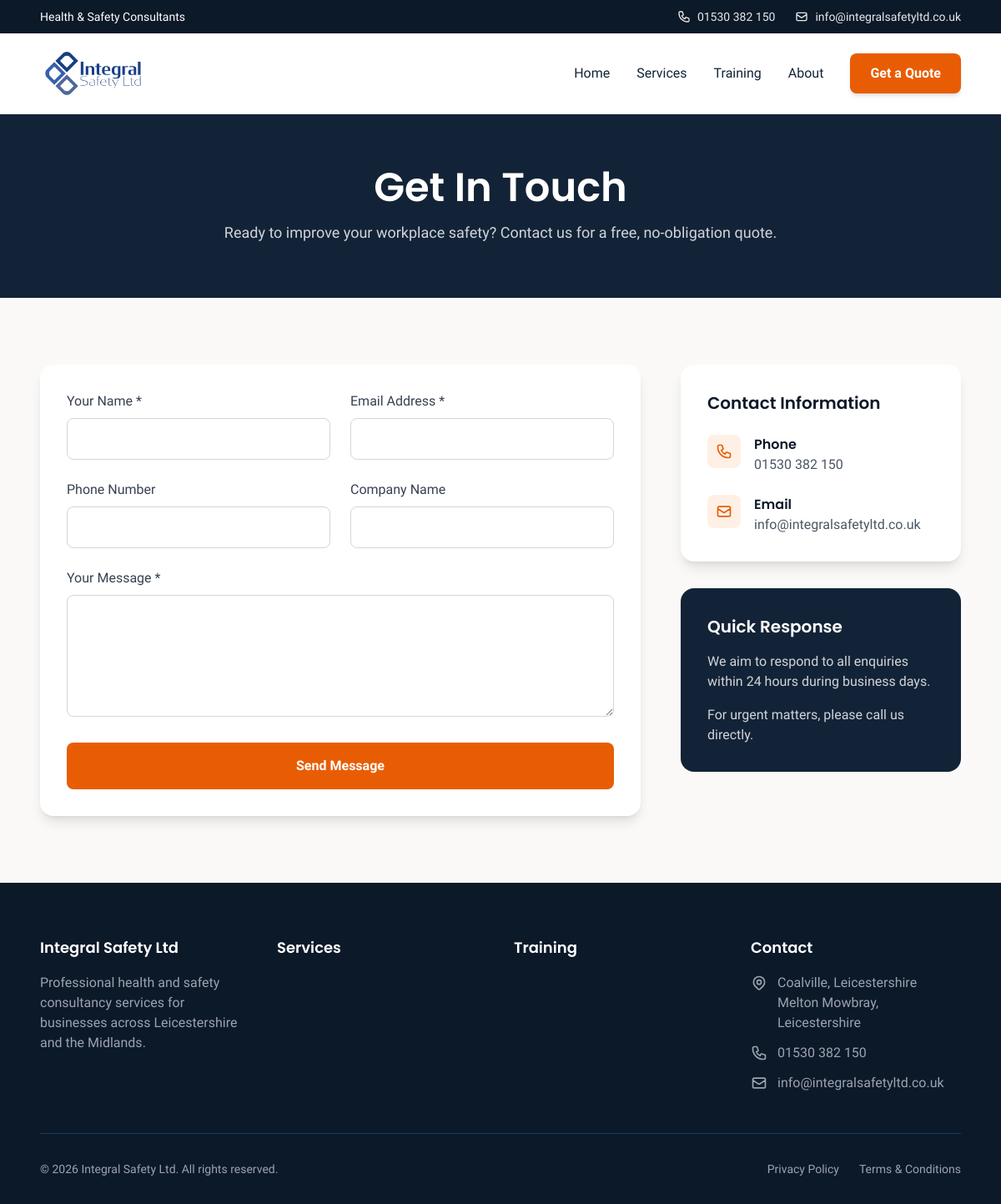
The page /contact.php on the database its author committed.
### tables this page shows
CREATE TABLE `settings` (
  `id` int(11) NOT NULL AUTO_INCREMENT,
  `setting_key` varchar(50) NOT NULL,
  `setting_value` text,
  `setting_type` enum('text','textarea','image','boolean') DEFAULT 'text',
  PRIMARY KEY (`id`),
  UNIQUE KEY `setting_key` (`setting_key`)
);

CREATE TABLE `pages` (
  `id` int(11) NOT NULL AUTO_INCREMENT,
  `slug` varchar(100) NOT NULL,
  `title` varchar(200) NOT NULL,
  `meta_description` text,
  `meta_keywords` varchar(255),
  `content` longtext,
  `hero_title` varchar(200),
  `hero_subtitle` text,
  `hero_image` varchar(255),
  `is_active` tinyint(1) DEFAULT 1,
  `updated_at` timestamp DEFAULT CURRENT_TIMESTAMP ON UPDATE CURRENT_TIMESTAMP,
  PRIMARY KEY (`id`),
  UNIQUE KEY `slug` (`slug`)
);

### includes/database.php (called while the page is built, shortened)
<?php
class Database {
    private static $instance = null;
    private $pdo;
    private function __construct() {
        try {
            $dsn = "mysql:host=" . DB_HOST . ";dbname=" . DB_NAME . ";charset=utf8mb4";
            $options = [
                PDO::ATTR_ERRMODE => PDO::ERRMODE_EXCEPTION,
                PDO::ATTR_DEFAULT_FETCH_MODE => PDO::FETCH_ASSOC,
                PDO::ATTR_EMULATE_PREPARES => false,
            ];
            $this->pdo = new PDO($dsn, DB_USER, DB_PASS, $options);
        } catch (PDOException $e) {
            error_log("Database connection failed: " . $e->getMessage());
            die("Database connection failed. Please try again later.");
        }
    }
    public static function getInstance() {
        if (self::$instance === null) {
            self::$instance = new self();
        }
        return self::$instance;
    }
    public function getConnection() {
        return $this->pdo;
    }
}
function db() {
    return Database::getInstance()->getConnection();
}
function dbFetchOne($sql, $params = []) {
    $stmt = db()->prepare($sql);
    $stmt->execute($params);
    return $stmt->fetch();
}

### includes/functions.php (called while the page is built, shortened)
<?php
function e($string) {
    return htmlspecialchars($string ?? '', ENT_QUOTES, 'UTF-8');
}
function getPage($slug) {
    return dbFetchOne("SELECT * FROM pages WHERE slug = ? AND is_active = 1", [$slug]);
}
function getSetting($key, $default = '') {
    $setting = dbFetchOne("SELECT setting_value FROM settings WHERE setting_key = ?", [$key]);
    return $setting ? $setting['setting_value'] : $default;
}

### contact.php (the view, shortened to what this page needs)
<?php
require_once INCLUDES_PATH . '/database.php';
require_once INCLUDES_PATH . '/functions.php';
$page = getPage('contact');
$success = false;
$headerSections = [];
require_once INCLUDES_PATH . '/header.php';
if (!empty($headerSections)):
    foreach ($headerSections as $section):
        renderSection($section);
    endforeach;
else:
?>
<section class="py-16 bg-navy-800 text-white">
    <div class="max-w-6xl mx-auto px-6 text-center">
        <h1 class="font-heading text-4xl md:text-5xl font-semibold mb-4"><?= e($page['hero_title'] ?: 'Contact Us') ?></h1>
        <p class="text-gray-300 text-lg max-w-2xl mx-auto">
            <?= e($page['hero_subtitle'] ?: 'Ready to improve your workplace safety? Get in touch for a free, no-obligation quote.') ?>
        </p>
    </div>
</section>
<?php endif; ?>
<section class="py-20 bg-cream">
    <div class="max-w-6xl mx-auto px-6">
        <div class="grid lg:grid-cols-3 gap-12">
            <div class="lg:col-span-2">
                <div class="bg-white rounded-2xl shadow-lg p-8">
                    <?php if ($success): ?>
                    <div class="bg-green-100 text-green-700 px-6 py-4 rounded-lg mb-6">
                        <h3 class="font-semibold">Thank you for your message!</h3>
                        <p>We'll get back to you within 24 hours.</p>
                    </div>
                    <?php else: ?>
                    <form method="POST" action="">
                        <div class="grid md:grid-cols-2 gap-6 mb-6">
                            <div>
                                <label class="block text-gray-700 font-medium mb-2">Your Name *</label>
                                <input type="text" name="name" required
                                       value="<?= e($_POST['name'] ?? '') ?>"
                                       class="w-full px-4 py-3 border border-gray-300 rounded-lg focus:ring-2 focus:ring-orange-500 focus:border-orange-500">
                            </div>
                            <div>
                                <label class="block text-gray-700 font-medium mb-2">Email Address *</label>
                                <input type="email" name="email" required
                                       value="<?= e($_POST['email'] ?? '') ?>"
                                       class="w-full px-4 py-3 border border-gray-300 rounded-lg focus:ring-2 focus:ring-orange-500 focus:border-orange-500">
                            </div>
                        </div>
                        <div class="grid md:grid-cols-2 gap-6 mb-6">
                            <div>
                                <label class="block text-gray-700 font-medium mb-2">Phone Number</label>
                                <input type="tel" name="phone"
                                       value="<?= e($_POST['phone'] ?? '') ?>"
                                       class="w-full px-4 py-3 border border-gray-300 rounded-lg focus:ring-2 focus:ring-orange-500 focus:border-orange-500">
                            </div>
                            <div>
                                <label class="block text-gray-700 font-medium mb-2">Company Name</label>
                                <input type="text" name="company"
                                       value="<?= e($_POST['company'] ?? '') ?>"
                                       class="w-full px-4 py-3 border border-gray-300 rounded-lg focus:ring-2 focus:ring-orange-500 focus:border-orange-500">
                            </div>
                        </div>
                        <div class="mb-6">
                            <label class="block text-gray-700 font-medium mb-2">Your Message *</label>
                            <textarea name="message" rows="5" required
                                      class="w-full px-4 py-3 border border-gray-300 rounded-lg focus:ring-2 focus:ring-orange-500 focus:border-orange-500"><?= e($_POST['message'] ?? '') ?></textarea>
                        </div>
                        <button type="submit"
                                class="w-full bg-orange-500 text-white py-4 rounded-lg font-semibold hover:bg-orange-600 transition-colors">
                            Send Message
                        </button>
                    </form>
                    <?php endif; ?>
                </div>
            </div>
            <div>
                <div class="bg-white rounded-2xl shadow-lg p-8 mb-8">
                    <h3 class="font-heading text-xl font-semibold text-navy-900 mb-6">Contact Information</h3>
                    <div class="space-y-6">
                        <div class="flex items-start gap-4">
                            <div class="w-10 h-10 bg-orange-100 rounded-lg flex items-center justify-center flex-shrink-0">
                            </div>
                            <div>
                                <h4 class="font-semibold text-navy-900">Phone</h4>
                                <a href="tel:<?= preg_replace('/\s+/', '', getSetting('contact_phone')) ?>" class="text-gray-600 hover:text-orange-500">
                                    <?= e(getSetting('contact_phone')) ?>
                                </a>
                            </div>
                        </div>
                        <div class="flex items-start gap-4">
                            <div class="w-10 h-10 bg-orange-100 rounded-lg flex items-center justify-center flex-shrink-0">
                                <svg class="w-5 h-5 text-orange-500" fill="none" stroke="currentColor" viewBox="0 0 24 24"><path stroke-linecap="round" stroke-linejoin="round" stroke-width="2" d="M3 8l7.89 5.26a2 2 0 002.22 0L21 8M5 19h14a2 2 0 002-2V7a2 2 0 00-2-2H5a2 2 0 00-2 2v10a2 2 0 002 2z"></path></svg>
                            </div>
                            <div>
                                <h4 class="font-semibold text-navy-900">Email</h4>
                                <a href="mailto:<?= e(getSetting('contact_email')) ?>" class="text-gray-600 hover:text-orange-500">
                                    <?= e(getSetting('contact_email')) ?>
                                </a>
                            </div>
                        </div>
                    </div>
                </div>
                <div class="bg-navy-800 rounded-2xl p-8 text-white">
                    <h3 class="font-heading text-xl font-semibold mb-4">Quick Response</h3>
                    <p class="text-gray-300 mb-4">We aim to respond to all enquiries within 24 hours during business days.</p>
                    <p class="text-gray-300">For urgent matters, please call us directly.</p>
                </div>
            </div>
        </div>
    </div>
</section>
<?php require_once INCLUDES_PATH . '/footer.php'; ?>

### includes/header.php (shortened to what this page needs)
<?php
$siteName = getSetting('site_name', SITE_NAME);
$siteTagline = getSetting('site_tagline', 'Health & Safety Consultants');
$contactPhone = getSetting('contact_phone', '01530 382 150');
$contactEmail = getSetting('contact_email', SITE_EMAIL);
$siteLogo = getSetting('site_logo', '/assets/images/logo.png');
?>
<!DOCTYPE html>
<html lang="en">
<head>
    <script src="https://cdn.tailwindcss.com"></script>
</head>
<body class="bg-cream text-navy-900 antialiased">
    <div class="bg-navy-900 text-white py-2.5 text-sm">
        <div class="max-w-6xl mx-auto px-6 flex justify-between items-center">
            <span class="hidden sm:block"><?= e($siteTagline) ?></span>
            <div class="flex gap-6">
                <a href="tel:<?= preg_replace('/\s+/', '', $contactPhone) ?>" class="flex items-center gap-2 opacity-90 hover:opacity-100 transition-opacity">
                    <span><?= e($contactPhone) ?></span>
                </a>
                <a href="mailto:<?= e($contactEmail) ?>" class="hidden md:flex items-center gap-2 opacity-90 hover:opacity-100 transition-opacity">
                    <svg class="w-4 h-4" fill="none" stroke="currentColor" viewBox="0 0 24 24"><path stroke-linecap="round" stroke-linejoin="round" stroke-width="2" d="M3 8l7.89 5.26a2 2 0 002.22 0L21 8M5 19h14a2 2 0 002-2V7a2 2 0 00-2-2H5a2 2 0 00-2 2v10a2 2 0 002 2z"></path></svg>
                    <span><?= e($contactEmail) ?></span>
                </a>
            </div>
        </div>
    </div>
    <header class="bg-white py-4 border-b border-navy-100 lg:sticky lg:top-0 z-50 shadow-sm">
        <div class="max-w-6xl mx-auto px-6 flex justify-between items-center">
            <a href="/" class="flex items-center">
                <img src="<?= e($siteLogo) ?>" alt="<?= e($siteName) ?>" class="h-16 w-auto">
            </a>
            <nav class="hidden lg:flex items-center gap-8">
                <a href="/" class="text-navy-800 font-medium hover:text-orange-500 transition-colors">Home</a>
                <a href="/services" class="text-navy-800 font-medium hover:text-orange-500 transition-colors">Services</a>
                <a href="/training" class="text-navy-800 font-medium hover:text-orange-500 transition-colors">Training</a>
                <a href="/about" class="text-navy-800 font-medium hover:text-orange-500 transition-colors">About</a>
                <a href="/contact" class="bg-orange-500 text-white px-6 py-3 rounded-lg font-semibold hover:bg-orange-600 transition-colors shadow-md hover:shadow-lg">
                    Get a Quote
                </a>
            </nav>
        </div>
    </header>
    <main>

### includes/footer.php (shortened to what this page needs)
    </main>
    <footer class="bg-navy-900 text-white pt-16 pb-8">
        <div class="max-w-6xl mx-auto px-6">
            <div class="grid grid-cols-1 md:grid-cols-2 lg:grid-cols-4 gap-8 mb-12">
                <div>
                    <h3 class="font-heading font-semibold text-lg mb-4"><?= e(getSetting('site_name', SITE_NAME)) ?></h3>
                    <p class="text-gray-400 mb-4">Professional health and safety consultancy services for businesses across Leicestershire and the Midlands.</p>
                </div>
                <div>
                    <h3 class="font-heading font-semibold text-lg mb-4">Services</h3>
                </div>
                <div>
                    <h3 class="font-heading font-semibold text-lg mb-4">Training</h3>
                </div>
                <div>
                    <h3 class="font-heading font-semibold text-lg mb-4">Contact</h3>
                    <ul class="space-y-3 text-gray-400">
                        <li class="flex items-start gap-3">
                            <span><?= e(getSetting('address_line1')) ?><br><?= e(getSetting('address_line2')) ?></span>
                        </li>
                        <li>
                            <a href="tel:<?= preg_replace('/\s+/', '', getSetting('contact_phone')) ?>" class="flex items-center gap-3 hover:text-white transition-colors">
                                <?= e(getSetting('contact_phone')) ?>
                            </a>
                        </li>
                        <li>
                            <a href="mailto:<?= e(getSetting('contact_email')) ?>" class="flex items-center gap-3 hover:text-white transition-colors">
                                <svg class="w-5 h-5 flex-shrink-0" fill="none" stroke="currentColor" viewBox="0 0 24 24"><path stroke-linecap="round" stroke-linejoin="round" stroke-width="2" d="M3 8l7.89 5.26a2 2 0 002.22 0L21 8M5 19h14a2 2 0 002-2V7a2 2 0 00-2-2H5a2 2 0 00-2 2v10a2 2 0 002 2z"></path></svg>
                                <?= e(getSetting('contact_email')) ?>
                            </a>
                        </li>
                    </ul>
                </div>
            </div>
            <div class="border-t border-navy-700 pt-8 flex flex-col md:flex-row justify-between items-center gap-4">
                <p class="text-gray-400 text-sm">&copy; <?= date('Y') ?> <?= e(getSetting('site_name', SITE_NAME)) ?>. All rights reserved.</p>
                <div class="flex gap-6 text-sm text-gray-400">
                    <a href="/privacy" class="hover:text-white transition-colors">Privacy Policy</a>
                    <a href="/terms" class="hover:text-white transition-colors">Terms & Conditions</a>
                </div>
            </div>
        </div>
    </footer>
</body>
</html>

### includes/header.php (style rules this page uses)
body { font-family: 'Plus Jakarta Sans', sans-serif; }
h1, h2, h3, h4, h5, h6 { font-family: 'Poppins', sans-serif; }

### rows shown on the page
settings: setting_value "Health & Safety Consultants"
settings: setting_value "01530 382 150"
settings: setting_value "info@integralsafetyltd.co.uk"
pages: hero_title "Get In Touch", hero_subtitle "Ready to improve your workplace safety? Contact us for a free, no-obligation quote."
settings: setting_value "Integral Safety Ltd"
settings: setting_value "Coalville, Leicestershire"
settings: setting_value "Melton Mowbray, Leicestershire"
